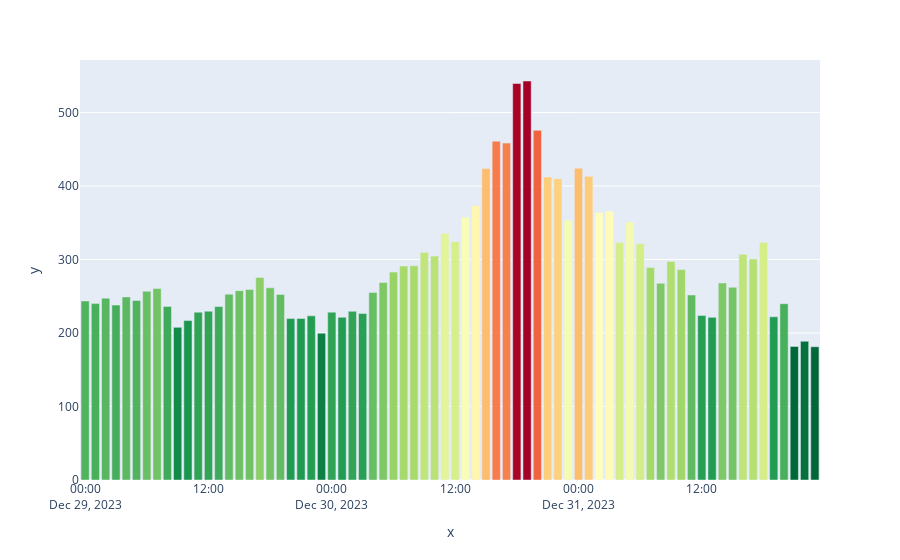

The notebook cell saved with this chart:
### Code cell
cmap = plt.get_cmap("RdYlGn_r")

y = co2_predictions
x = time_axis
y_scaled = (y-np.min(y))/(np.max(y)-np.min(y))

plotly_colormap = [
    f'rgb{tuple(int(256 * x_) for x_ in cmap(y_)[:-1])}' for y_ in y_scaled]

fig = px.bar(x=x, y=y, color=x,
             color_discrete_sequence=plotly_colormap).update_layout(showlegend=False)

fig.show()

### Figure 1 — Plotly figure (JSON) as saved in the notebook; plotly's stock layout.template omitted (floating-point values rounded to 4 significant figures)
{"data": [{"alignmentgroup": "True", "hovertemplate": "color=2023-12-29 00:00:00<br>x=%{x}<br>y=%{y}<extra></extra>", "legendgroup": "2023-12-29 00:00:00", "marker": {"color": "rgb(81, 179, 94)", "pattern": {"shape": ""}}, "name": "2023-12-29 00:00:00", "offsetgroup": "2023-12-29 00:00:00", "orientation": "v", "showlegend": true, "textposition": "auto", "type": "bar", "x": ["2023-12-29 00:00:00"], "xaxis": "x", "y": [243.5], "yaxis": "y"}, {"alignmentgroup": "True", "hovertemplate": "color=2023-12-29 01:00:00<br>x=%{x}<br>y=%{y}<extra></extra>", "legendgroup": "2023-12-29 01:00:00", "marker": {"color": "rgb(72, 175, 91)", "pattern": {"shape": ""}}, "name": "2023-12-29 01:00:00", "offsetgroup": "2023-12-29 01:00:00", "orientation": "v", "showlegend": true, "textposition": "auto", "type": "bar", "x": ["2023-12-29 01:00:00"], "xaxis": "x", "y": [240.0], "yaxis": "y"}, {"alignmentgroup": "True", "hovertemplate": "color=2023-12-29 02:00:00<br>x=%{x}<br>y=%{y}<extra></extra>", "legendgroup": "2023-12-29 02:00:00", "marker": {"color": "rgb(87, 182, 95)", "pattern": {"shape": ""}}, "name": "2023-12-29 02:00:00", "offsetgroup": "2023-12-29 02:00:00", "orientation": "v", "showlegend": true, "textposition": "auto", "type": "bar", "x": ["2023-12-29 02:00:00"], "xaxis": "x", "y": [247.4], "yaxis": "y"}, {"alignmentgroup": "True", "hovertemplate": "color=2023-12-29 03:00:00<br>x=%{x}<br>y=%{y}<extra></extra>", "legendgroup": "2023-12-29 03:00:00", "marker": {"color": "rgb(69, 173, 91)", "pattern": {"shape": ""}}, "name": "2023-12-29 03:00:00", "offsetgroup": "2023-12-29 03:00:00", "orientation": "v", "showlegend": true, "textposition": "auto", "type": "bar", "x": ["2023-12-29 03:00:00"], "xaxis": "x", "y": [238.0], "yaxis": "y"}, {"alignmentgroup": "True", "hovertemplate": "color=2023-12-29 04:00:00<br>x=%{x}<br>y=%{y}<extra></extra>", "legendgroup": "2023-12-29 04:00:00", "marker": {"color": "rgb(93, 185, 97)", "pattern": {"shape": ""}}, "name": "2023-12-29 04:00:00", "offsetgroup": "2023-12-29 04:00:00", "orientation": "v", "showlegend": true, "textposition": "auto", "type": "bar", "x": ["2023-12-29 04:00:00"], "xaxis": "x", "y": [249.1], "yaxis": "y"}, {"alignmentgroup": "True", "hovertemplate": "color=2023-12-29 05:00:00<br>x=%{x}<br>y=%{y}<extra></extra>", "legendgroup": "2023-12-29 05:00:00", "marker": {"color": "rgb(81, 179, 94)", "pattern": {"shape": ""}}, "name": "2023-12-29 05:00:00", "offsetgroup": "2023-12-29 05:00:00", "orientation": "v", "showlegend": true, "textposition": "auto", "type": "bar", "x": ["2023-12-29 05:00:00"], "xaxis": "x", "y": [244.3], "yaxis": "y"}, {"alignmentgroup": "True", "hovertemplate": "color=2023-12-29 06:00:00<br>x=%{x}<br>y=%{y}<extra></extra>", "legendgroup": "2023-12-29 06:00:00", "marker": {"color": "rgb(107, 191, 99)", "pattern": {"shape": ""}}, "name": "2023-12-29 06:00:00", "offsetgroup": "2023-12-29 06:00:00", "orientation": "v", "showlegend": true, "textposition": "auto", "type": "bar", "x": ["2023-12-29 06:00:00"], "xaxis": "x", "y": [256.8], "yaxis": "y"}, {"alignmentgroup": "True", "hovertemplate": "color=2023-12-29 07:00:00<br>x=%{x}<br>y=%{y}<extra></extra>", "legendgroup": "2023-12-29 07:00:00", "marker": {"color": "rgb(114, 195, 100)", "pattern": {"shape": ""}}, "name": "2023-12-29 07:00:00", "offsetgroup": "2023-12-29 07:00:00", "orientation": "v", "showlegend": true, "textposition": "auto", "type": "bar", "x": ["2023-12-29 07:00:00"], "xaxis": "x", "y": [260.7], "yaxis": "y"}, {"alignmentgroup": "True", "hovertemplate": "color=2023-12-29 08:00:00<br>x=%{x}<br>y=%{y}<extra></extra>", "legendgroup": "2023-12-29 08:00:00", "marker": {"color": "rgb(63, 170, 89)", "pattern": {"shape": ""}}, "name": "2023-12-29 08:00:00", "offsetgroup": "2023-12-29 08:00:00", "orientation": "v", "showlegend": true, "textposition": "auto", "type": "bar", "x": ["2023-12-29 08:00:00"], "xaxis": "x", "y": [236.2], "yaxis": "y"}, {"alignmentgroup": "True", "hovertemplate": "color=2023-12-29 09:00:00<br>x=%{x}<br>y=%{y}<extra></extra>", "legendgroup": "2023-12-29 09:00:00", "marker": {"color": "rgb(18, 138, 72)", "pattern": {"shape": ""}}, "name": "2023-12-29 09:00:00", "offsetgroup": "2023-12-29 09:00:00", "orientation": "v", "showlegend": true, "textposition": "auto", "type": "bar", "x": ["2023-12-29 09:00:00"], "xaxis": "x", "y": [207.7], "yaxis": "y"}, {"alignmentgroup": "True", "hovertemplate": "color=2023-12-29 10:00:00<br>x=%{x}<br>y=%{y}<extra></extra>", "legendgroup": "2023-12-29 10:00:00", "marker": {"color": "rgb(25, 151, 79)", "pattern": {"shape": ""}}, "name": "2023-12-29 10:00:00", "offsetgroup": "2023-12-29 10:00:00", "orientation": "v", "showlegend": true, "textposition": "auto", "type": "bar", "x": ["2023-12-29 10:00:00"], "xaxis": "x", "y": [217.1], "yaxis": "y"}, {"alignmentgroup": "True", "hovertemplate": "color=2023-12-29 11:00:00<br>x=%{x}<br>y=%{y}<extra></extra>", "legendgroup": "2023-12-29 11:00:00", "marker": {"color": "rgb(48, 163, 85)", "pattern": {"shape": ""}}, "name": "2023-12-29 11:00:00", "offsetgroup": "2023-12-29 11:00:00", "orientation": "v", "showlegend": true, "textposition": "auto", "type": "bar", "x": ["2023-12-29 11:00:00"], "xaxis": "x", "y": [228.4], "yaxis": "y"}, {"alignmentgroup": "True", "hovertemplate": "color=2023-12-29 12:00:00<br>x=%{x}<br>y=%{y}<extra></extra>", "legendgroup": "2023-12-29 12:00:00", "marker": {"color": "rgb(51, 164, 86)", "pattern": {"shape": ""}}, "name": "2023-12-29 12:00:00", "offsetgroup": "2023-12-29 12:00:00", "orientation": "v", "showlegend": true, "textposition": "auto", "type": "bar", "x": ["2023-12-29 12:00:00"], "xaxis": "x", "y": [229.8], "yaxis": "y"}, {"alignmentgroup": "True", "hovertemplate": "color=2023-12-29 13:00:00<br>x=%{x}<br>y=%{y}<extra></extra>", "legendgroup": "2023-12-29 13:00:00", "marker": {"color": "rgb(63, 170, 89)", "pattern": {"shape": ""}}, "name": "2023-12-29 13:00:00", "offsetgroup": "2023-12-29 13:00:00", "orientation": "v", "showlegend": true, "textposition": "auto", "type": "bar", "x": ["2023-12-29 13:00:00"], "xaxis": "x", "y": [236.0], "yaxis": "y"}, {"alignmentgroup": "True", "hovertemplate": "color=2023-12-29 14:00:00<br>x=%{x}<br>y=%{y}<extra></extra>", "legendgroup": "2023-12-29 14:00:00", "marker": {"color": "rgb(99, 188, 98)", "pattern": {"shape": ""}}, "name": "2023-12-29 14:00:00", "offsetgroup": "2023-12-29 14:00:00", "orientation": "v", "showlegend": true, "textposition": "auto", "type": "bar", "x": ["2023-12-29 14:00:00"], "xaxis": "x", "y": [252.8], "yaxis": "y"}, {"alignmentgroup": "True", "hovertemplate": "color=2023-12-29 15:00:00<br>x=%{x}<br>y=%{y}<extra></extra>", "legendgroup": "2023-12-29 15:00:00", "marker": {"color": "rgb(109, 193, 100)", "pattern": {"shape": ""}}, "name": "2023-12-29 15:00:00", "offsetgroup": "2023-12-29 15:00:00", "orientation": "v", "showlegend": true, "textposition": "auto", "type": "bar", "x": ["2023-12-29 15:00:00"], "xaxis": "x", "y": [257.7], "yaxis": "y"}, {"alignmentgroup": "True", "hovertemplate": "color=2023-12-29 16:00:00<br>x=%{x}<br>y=%{y}<extra></extra>", "legendgroup": "2023-12-29 16:00:00", "marker": {"color": "rgb(112, 194, 100)", "pattern": {"shape": ""}}, "name": "2023-12-29 16:00:00", "offsetgroup": "2023-12-29 16:00:00", "orientation": "v", "showlegend": true, "textposition": "auto", "type": "bar", "x": ["2023-12-29 16:00:00"], "xaxis": "x", "y": [259.3], "yaxis": "y"}, {"alignmentgroup": "True", "hovertemplate": "color=2023-12-29 17:00:00<br>x=%{x}<br>y=%{y}<extra></extra>", "legendgroup": "2023-12-29 17:00:00", "marker": {"color": "rgb(140, 206, 103)", "pattern": {"shape": ""}}, "name": "2023-12-29 17:00:00", "offsetgroup": "2023-12-29 17:00:00", "orientation": "v", "showlegend": true, "textposition": "auto", "type": "bar", "x": ["2023-12-29 17:00:00"], "xaxis": "x", "y": [275.6], "yaxis": "y"}, {"alignmentgroup": "True", "hovertemplate": "color=2023-12-29 18:00:00<br>x=%{x}<br>y=%{y}<extra></extra>", "legendgroup": "2023-12-29 18:00:00", "marker": {"color": "rgb(114, 195, 100)", "pattern": {"shape": ""}}, "name": "2023-12-29 18:00:00", "offsetgroup": "2023-12-29 18:00:00", "orientation": "v", "showlegend": true, "textposition": "auto", "type": "bar", "x": ["2023-12-29 18:00:00"], "xaxis": "x", "y": [261.5], "yaxis": "y"}, {"alignmentgroup": "True", "hovertemplate": "color=2023-12-29 19:00:00<br>x=%{x}<br>y=%{y}<extra></extra>", "legendgroup": "2023-12-29 19:00:00", "marker": {"color": "rgb(99, 188, 98)", "pattern": {"shape": ""}}, "name": "2023-12-29 19:00:00", "offsetgroup": "2023-12-29 19:00:00", "orientation": "v", "showlegend": true, "textposition": "auto", "type": "bar", "x": ["2023-12-29 19:00:00"], "xaxis": "x", "y": [252.5], "yaxis": "y"}, {"alignmentgroup": "True", "hovertemplate": "color=2023-12-29 20:00:00<br>x=%{x}<br>y=%{y}<extra></extra>", "legendgroup": "2023-12-29 20:00:00", "marker": {"color": "rgb(30, 154, 81)", "pattern": {"shape": ""}}, "name": "2023-12-29 20:00:00", "offsetgroup": "2023-12-29 20:00:00", "orientation": "v", "showlegend": true, "textposition": "auto", "type": "bar", "x": ["2023-12-29 20:00:00"], "xaxis": "x", "y": [219.6], "yaxis": "y"}, {"alignmentgroup": "True", "hovertemplate": "color=2023-12-29 21:00:00<br>x=%{x}<br>y=%{y}<extra></extra>", "legendgroup": "2023-12-29 21:00:00", "marker": {"color": "rgb(30, 154, 81)", "pattern": {"shape": ""}}, "name": "2023-12-29 21:00:00", "offsetgroup": "2023-12-29 21:00:00", "orientation": "v", "showlegend": true, "textposition": "auto", "type": "bar", "x": ["2023-12-29 21:00:00"], "xaxis": "x", "y": [219.8], "yaxis": "y"}, {"alignmentgroup": "True", "hovertemplate": "color=2023-12-29 22:00:00<br>x=%{x}<br>y=%{y}<extra></extra>", "legendgroup": "2023-12-29 22:00:00", "marker": {"color": "rgb(36, 157, 82)", "pattern": {"shape": ""}}, "name": "2023-12-29 22:00:00", "offsetgroup": "2023-12-29 22:00:00", "orientation": "v", "showlegend": true, "textposition": "auto", "type": "bar", "x": ["2023-12-29 22:00:00"], "xaxis": "x", "y": [223.4], "yaxis": "y"}, {"alignmentgroup": "True", "hovertemplate": "color=2023-12-29 23:00:00<br>x=%{x}<br>y=%{y}<extra></extra>", "legendgroup": "2023-12-29 23:00:00", "marker": {"color": "rgb(13, 128, 68)", "pattern": {"shape": ""}}, "name": "2023-12-29 23:00:00", "offsetgroup": "2023-12-29 23:00:00", "orientation": "v", "showlegend": true, "textposition": "auto", "type": "bar", "x": ["2023-12-29 23:00:00"], "xaxis": "x", "y": [199.8], "yaxis": "y"}, {"alignmentgroup": "True", "hovertemplate": "color=2023-12-30 00:00:00<br>x=%{x}<br>y=%{y}<extra></extra>", "legendgroup": "2023-12-30 00:00:00", "marker": {"color": "rgb(48, 163, 85)", "pattern": {"shape": ""}}, "name": "2023-12-30 00:00:00", "offsetgroup": "2023-12-30 00:00:00", "orientation": "v", "showlegend": true, "textposition": "auto", "type": "bar", "x": ["2023-12-30 00:00:00"], "xaxis": "x", "y": [228.4], "yaxis": "y"}, {"alignmentgroup": "True", "hovertemplate": "color=2023-12-30 01:00:00<br>x=%{x}<br>y=%{y}<extra></extra>", "legendgroup": "2023-12-30 01:00:00", "marker": {"color": "rgb(33, 156, 82)", "pattern": {"shape": ""}}, "name": "2023-12-30 01:00:00", "offsetgroup": "2023-12-30 01:00:00", "orientation": "v", "showlegend": true, "textposition": "auto", "type": "bar", "x": ["2023-12-30 01:00:00"], "xaxis": "x", "y": [221.4], "yaxis": "y"}, {"alignmentgroup": "True", "hovertemplate": "color=2023-12-30 02:00:00<br>x=%{x}<br>y=%{y}<extra></extra>", "legendgroup": "2023-12-30 02:00:00", "marker": {"color": "rgb(51, 164, 86)", "pattern": {"shape": ""}}, "name": "2023-12-30 02:00:00", "offsetgroup": "2023-12-30 02:00:00", "orientation": "v", "showlegend": true, "textposition": "auto", "type": "bar", "x": ["2023-12-30 02:00:00"], "xaxis": "x", "y": [229.5], "yaxis": "y"}, {"alignmentgroup": "True", "hovertemplate": "color=2023-12-30 03:00:00<br>x=%{x}<br>y=%{y}<extra></extra>", "legendgroup": "2023-12-30 03:00:00", "marker": {"color": "rgb(42, 160, 84)", "pattern": {"shape": ""}}, "name": "2023-12-30 03:00:00", "offsetgroup": "2023-12-30 03:00:00", "orientation": "v", "showlegend": true, "textposition": "auto", "type": "bar", "x": ["2023-12-30 03:00:00"], "xaxis": "x", "y": [226.5], "yaxis": "y"}, {"alignmentgroup": "True", "hovertemplate": "color=2023-12-30 04:00:00<br>x=%{x}<br>y=%{y}<extra></extra>", "legendgroup": "2023-12-30 04:00:00", "marker": {"color": "rgb(104, 190, 99)", "pattern": {"shape": ""}}, "name": "2023-12-30 04:00:00", "offsetgroup": "2023-12-30 04:00:00", "orientation": "v", "showlegend": true, "textposition": "auto", "type": "bar", "x": ["2023-12-30 04:00:00"], "xaxis": "x", "y": [255.2], "yaxis": "y"}, {"alignmentgroup": "True", "hovertemplate": "color=2023-12-30 05:00:00<br>x=%{x}<br>y=%{y}<extra></extra>", "legendgroup": "2023-12-30 05:00:00", "marker": {"color": "rgb(127, 200, 102)", "pattern": {"shape": ""}}, "name": "2023-12-30 05:00:00", "offsetgroup": "2023-12-30 05:00:00", "orientation": "v", "showlegend": true, "textposition": "auto", "type": "bar", "x": ["2023-12-30 05:00:00"], "xaxis": "x", "y": [268.7], "yaxis": "y"}, {"alignmentgroup": "True", "hovertemplate": "color=2023-12-30 06:00:00<br>x=%{x}<br>y=%{y}<extra></extra>", "legendgroup": "2023-12-30 06:00:00", "marker": {"color": "rgb(152, 211, 104)", "pattern": {"shape": ""}}, "name": "2023-12-30 06:00:00", "offsetgroup": "2023-12-30 06:00:00", "orientation": "v", "showlegend": true, "textposition": "auto", "type": "bar", "x": ["2023-12-30 06:00:00"], "xaxis": "x", "y": [282.9], "yaxis": "y"}, {"alignmentgroup": "True", "hovertemplate": "color=2023-12-30 07:00:00<br>x=%{x}<br>y=%{y}<extra></extra>", "legendgroup": "2023-12-30 07:00:00", "marker": {"color": "rgb(167, 218, 107)", "pattern": {"shape": ""}}, "name": "2023-12-30 07:00:00", "offsetgroup": "2023-12-30 07:00:00", "orientation": "v", "showlegend": true, "textposition": "auto", "type": "bar", "x": ["2023-12-30 07:00:00"], "xaxis": "x", "y": [291.1], "yaxis": "y"}, {"alignmentgroup": "True", "hovertemplate": "color=2023-12-30 08:00:00<br>x=%{x}<br>y=%{y}<extra></extra>", "legendgroup": "2023-12-30 08:00:00", "marker": {"color": "rgb(169, 219, 108)", "pattern": {"shape": ""}}, "name": "2023-12-30 08:00:00", "offsetgroup": "2023-12-30 08:00:00", "orientation": "v", "showlegend": true, "textposition": "auto", "type": "bar", "x": ["2023-12-30 08:00:00"], "xaxis": "x", "y": [291.6], "yaxis": "y"}, {"alignmentgroup": "True", "hovertemplate": "color=2023-12-30 09:00:00<br>x=%{x}<br>y=%{y}<extra></extra>", "legendgroup": "2023-12-30 09:00:00", "marker": {"color": "rgb(193, 229, 123)", "pattern": {"shape": ""}}, "name": "2023-12-30 09:00:00", "offsetgroup": "2023-12-30 09:00:00", "orientation": "v", "showlegend": true, "textposition": "auto", "type": "bar", "x": ["2023-12-30 09:00:00"], "xaxis": "x", "y": [309.7], "yaxis": "y"}, {"alignmentgroup": "True", "hovertemplate": "color=2023-12-30 10:00:00<br>x=%{x}<br>y=%{y}<extra></extra>", "legendgroup": "2023-12-30 10:00:00", "marker": {"color": "rgb(187, 226, 120)", "pattern": {"shape": ""}}, "name": "2023-12-30 10:00:00", "offsetgroup": "2023-12-30 10:00:00", "orientation": "v", "showlegend": true, "textposition": "auto", "type": "bar", "x": ["2023-12-30 10:00:00"], "xaxis": "x", "y": [304.6], "yaxis": "y"}, {"alignmentgroup": "True", "hovertemplate": "color=2023-12-30 11:00:00<br>x=%{x}<br>y=%{y}<extra></extra>", "legendgroup": "2023-12-30 11:00:00", "marker": {"color": "rgb(228, 244, 153)", "pattern": {"shape": ""}}, "name": "2023-12-30 11:00:00", "offsetgroup": "2023-12-30 11:00:00", "orientation": "v", "showlegend": true, "textposition": "auto", "type": "bar", "x": ["2023-12-30 11:00:00"], "xaxis": "x", "y": [335.6], "yaxis": "y"}, {"alignmentgroup": "True", "hovertemplate": "color=2023-12-30 12:00:00<br>x=%{x}<br>y=%{y}<extra></extra>", "legendgroup": "2023-12-30 12:00:00", "marker": {"color": "rgb(215, 239, 138)", "pattern": {"shape": ""}}, "name": "2023-12-30 12:00:00", "offsetgroup": "2023-12-30 12:00:00", "orientation": "v", "showlegend": true, "textposition": "auto", "type": "bar", "x": ["2023-12-30 12:00:00"], "xaxis": "x", "y": [324.3], "yaxis": "y"}, {"alignmentgroup": "True", "hovertemplate": "color=2023-12-30 13:00:00<br>x=%{x}<br>y=%{y}<extra></extra>", "legendgroup": "2023-12-30 13:00:00", "marker": {"color": "rgb(250, 253, 184)", "pattern": {"shape": ""}}, "name": "2023-12-30 13:00:00", "offsetgroup": "2023-12-30 13:00:00", "orientation": "v", "showlegend": true, "textposition": "auto", "type": "bar", "x": ["2023-12-30 13:00:00"], "xaxis": "x", "y": [357.5], "yaxis": "y"}, {"alignmentgroup": "True", "hovertemplate": "color=2023-12-30 14:00:00<br>x=%{x}<br>y=%{y}<extra></extra>", "legendgroup": "2023-12-30 14:00:00", "marker": {"color": "rgb(255, 246, 176)", "pattern": {"shape": ""}}, "name": "2023-12-30 14:00:00", "offsetgroup": "2023-12-30 14:00:00", "orientation": "v", "showlegend": true, "textposition": "auto", "type": "bar", "x": ["2023-12-30 14:00:00"], "xaxis": "x", "y": [373.3], "yaxis": "y"}, {"alignmentgroup": "True", "hovertemplate": "color=2023-12-30 15:00:00<br>x=%{x}<br>y=%{y}<extra></extra>", "legendgroup": "2023-12-30 15:00:00", "marker": {"color": "rgb(254, 189, 109)", "pattern": {"shape": ""}}, "name": "2023-12-30 15:00:00", "offsetgroup": "2023-12-30 15:00:00", "orientation": "v", "showlegend": true, "textposition": "auto", "type": "bar", "x": ["2023-12-30 15:00:00"], "xaxis": "x", "y": [423.7], "yaxis": "y"}, {"alignmentgroup": "True", "hovertemplate": "color=2023-12-30 16:00:00<br>x=%{x}<br>y=%{y}<extra></extra>", "legendgroup": "2023-12-30 16:00:00", "marker": {"color": "rgb(247, 124, 74)", "pattern": {"shape": ""}}, "name": "2023-12-30 16:00:00", "offsetgroup": "2023-12-30 16:00:00", "orientation": "v", "showlegend": true, "textposition": "auto", "type": "bar", "x": ["2023-12-30 16:00:00"], "xaxis": "x", "y": [461.0], "yaxis": "y"}, {"alignmentgroup": "True", "hovertemplate": "color=2023-12-30 17:00:00<br>x=%{x}<br>y=%{y}<extra></extra>", "legendgroup": "2023-12-30 17:00:00", "marker": {"color": "rgb(247, 129, 76)", "pattern": {"shape": ""}}, "name": "2023-12-30 17:00:00", "offsetgroup": "2023-12-30 17:00:00", "orientation": "v", "showlegend": true, "textposition": "auto", "type": "bar", "x": ["2023-12-30 17:00:00"], "xaxis": "x", "y": [458.4], "yaxis": "y"}, {"alignmentgroup": "True", "hovertemplate": "color=2023-12-30 18:00:00<br>x=%{x}<br>y=%{y}<extra></extra>", "legendgroup": "2023-12-30 18:00:00", "marker": {"color": "rgb(169, 3, 38)", "pattern": {"shape": ""}}, "name": "2023-12-30 18:00:00", "offsetgroup": "2023-12-30 18:00:00", "orientation": "v", "showlegend": true, "textposition": "auto", "type": "bar", "x": ["2023-12-30 18:00:00"], "xaxis": "x", "y": [539.5], "yaxis": "y"}, {"alignmentgroup": "True", "hovertemplate": "color=2023-12-30 19:00:00<br>x=%{x}<br>y=%{y}<extra></extra>", "legendgroup": "2023-12-30 19:00:00", "marker": {"color": "rgb(165, 0, 38)", "pattern": {"shape": ""}}, "name": "2023-12-30 19:00:00", "offsetgroup": "2023-12-30 19:00:00", "orientation": "v", "showlegend": true, "textposition": "auto", "type": "bar", "x": ["2023-12-30 19:00:00"], "xaxis": "x", "y": [542.9], "yaxis": "y"}, {"alignmentgroup": "True", "hovertemplate": "color=2023-12-30 20:00:00<br>x=%{x}<br>y=%{y}<extra></extra>", "legendgroup": "2023-12-30 20:00:00", "marker": {"color": "rgb(240, 99, 62)", "pattern": {"shape": ""}}, "name": "2023-12-30 20:00:00", "offsetgroup": "2023-12-30 20:00:00", "orientation": "v", "showlegend": true, "textposition": "auto", "type": "bar", "x": ["2023-12-30 20:00:00"], "xaxis": "x", "y": [475.8], "yaxis": "y"}, {"alignmentgroup": "True", "hovertemplate": "color=2023-12-30 21:00:00<br>x=%{x}<br>y=%{y}<extra></extra>", "legendgroup": "2023-12-30 21:00:00", "marker": {"color": "rgb(254, 205, 123)", "pattern": {"shape": ""}}, "name": "2023-12-30 21:00:00", "offsetgroup": "2023-12-30 21:00:00", "orientation": "v", "showlegend": true, "textposition": "auto", "type": "bar", "x": ["2023-12-30 21:00:00"], "xaxis": "x", "y": [412.4], "yaxis": "y"}, {"alignmentgroup": "True", "hovertemplate": "color=2023-12-30 22:00:00<br>x=%{x}<br>y=%{y}<extra></extra>", "legendgroup": "2023-12-30 22:00:00", "marker": {"color": "rgb(254, 209, 126)", "pattern": {"shape": ""}}, "name": "2023-12-30 22:00:00", "offsetgroup": "2023-12-30 22:00:00", "orientation": "v", "showlegend": true, "textposition": "auto", "type": "bar", "x": ["2023-12-30 22:00:00"], "xaxis": "x", "y": [410.0], "yaxis": "y"}, {"alignmentgroup": "True", "hovertemplate": "color=2023-12-30 23:00:00<br>x=%{x}<br>y=%{y}<extra></extra>", "legendgroup": "2023-12-30 23:00:00", "marker": {"color": "rgb(246, 251, 178)", "pattern": {"shape": ""}}, "name": "2023-12-30 23:00:00", "offsetgroup": "2023-12-30 23:00:00", "orientation": "v", "showlegend": true, "textposition": "auto", "type": "bar", "x": ["2023-12-30 23:00:00"], "xaxis": "x", "y": [353.5], "yaxis": "y"}, {"alignmentgroup": "True", "hovertemplate": "color=2023-12-31 00:00:00<br>x=%{x}<br>y=%{y}<extra></extra>", "legendgroup": "2023-12-31 00:00:00", "marker": {"color": "rgb(254, 189, 109)", "pattern": {"shape": ""}}, "name": "2023-12-31 00:00:00", "offsetgroup": "2023-12-31 00:00:00", "orientation": "v", "showlegend": true, "textposition": "auto", "type": "bar", "x": ["2023-12-31 00:00:00"], "xaxis": "x", "y": [424.2], "yaxis": "y"}, {"alignmentgroup": "True", "hovertemplate": "color=2023-12-31 01:00:00<br>x=%{x}<br>y=%{y}<extra></extra>", "legendgroup": "2023-12-31 01:00:00", "marker": {"color": "rgb(254, 203, 121)", "pattern": {"shape": ""}}, "name": "2023-12-31 01:00:00", "offsetgroup": "2023-12-31 01:00:00", "orientation": "v", "showlegend": true, "textposition": "auto", "type": "bar", "x": ["2023-12-31 01:00:00"], "xaxis": "x", "y": [413.1], "yaxis": "y"}, {"alignmentgroup": "True", "hovertemplate": "color=2023-12-31 02:00:00<br>x=%{x}<br>y=%{y}<extra></extra>", "legendgroup": "2023-12-31 02:00:00", "marker": {"color": "rgb(255, 254, 188)", "pattern": {"shape": ""}}, "name": "2023-12-31 02:00:00", "offsetgroup": "2023-12-31 02:00:00", "orientation": "v", "showlegend": true, "textposition": "auto", "type": "bar", "x": ["2023-12-31 02:00:00"], "xaxis": "x", "y": [363.9], "yaxis": "y"}, {"alignmentgroup": "True", "hovertemplate": "color=2023-12-31 03:00:00<br>x=%{x}<br>y=%{y}<extra></extra>", "legendgroup": "2023-12-31 03:00:00", "marker": {"color": "rgb(255, 252, 186)", "pattern": {"shape": ""}}, "name": "2023-12-31 03:00:00", "offsetgroup": "2023-12-31 03:00:00", "orientation": "v", "showlegend": true, "textposition": "auto", "type": "bar", "x": ["2023-12-31 03:00:00"], "xaxis": "x", "y": [365.7], "yaxis": "y"}, {"alignmentgroup": "True", "hovertemplate": "color=2023-12-31 04:00:00<br>x=%{x}<br>y=%{y}<extra></extra>", "legendgroup": "2023-12-31 04:00:00", "marker": {"color": "rgb(213, 238, 136)", "pattern": {"shape": ""}}, "name": "2023-12-31 04:00:00", "offsetgroup": "2023-12-31 04:00:00", "orientation": "v", "showlegend": true, "textposition": "auto", "type": "bar", "x": ["2023-12-31 04:00:00"], "xaxis": "x", "y": [323.0], "yaxis": "y"}, {"alignmentgroup": "True", "hovertemplate": "color=2023-12-31 05:00:00<br>x=%{x}<br>y=%{y}<extra></extra>", "legendgroup": "2023-12-31 05:00:00", "marker": {"color": "rgb(244, 251, 176)", "pattern": {"shape": ""}}, "name": "2023-12-31 05:00:00", "offsetgroup": "2023-12-31 05:00:00", "orientation": "v", "showlegend": true, "textposition": "auto", "type": "bar", "x": ["2023-12-31 05:00:00"], "xaxis": "x", "y": [350.9], "yaxis": "y"}, {"alignmentgroup": "True", "hovertemplate": "color=2023-12-31 06:00:00<br>x=%{x}<br>y=%{y}<extra></extra>", "legendgroup": "2023-12-31 06:00:00", "marker": {"color": "rgb(211, 237, 135)", "pattern": {"shape": ""}}, "name": "2023-12-31 06:00:00", "offsetgroup": "2023-12-31 06:00:00", "orientation": "v", "showlegend": true, "textposition": "auto", "type": "bar", "x": ["2023-12-31 06:00:00"], "xaxis": "x", "y": [321.6], "yaxis": "y"}, {"alignmentgroup": "True", "hovertemplate": "color=2023-12-31 07:00:00<br>x=%{x}<br>y=%{y}<extra></extra>", "legendgroup": "2023-12-31 07:00:00", "marker": {"color": "rgb(165, 217, 106)", "pattern": {"shape": ""}}, "name": "2023-12-31 07:00:00", "offsetgroup": "2023-12-31 07:00:00", "orientation": "v", "showlegend": true, "textposition": "auto", "type": "bar", "x": ["2023-12-31 07:00:00"], "xaxis": "x", "y": [289.2], "yaxis": "y"}, {"alignmentgroup": "True", "hovertemplate": "color=2023-12-31 08:00:00<br>x=%{x}<br>y=%{y}<extra></extra>", "legendgroup": "2023-12-31 08:00:00", "marker": {"color": "rgb(127, 200, 102)", "pattern": {"shape": ""}}, "name": "2023-12-31 08:00:00", "offsetgroup": "2023-12-31 08:00:00", "orientation": "v", "showlegend": true, "textposition": "auto", "type": "bar", "x": ["2023-12-31 08:00:00"], "xaxis": "x", "y": [267.7], "yaxis": "y"}, {"alignmentgroup": "True", "hovertemplate": "color=2023-12-31 09:00:00<br>x=%{x}<br>y=%{y}<extra></extra>", "legendgroup": "2023-12-31 09:00:00", "marker": {"color": "rgb(177, 222, 113)", "pattern": {"shape": ""}}, "name": "2023-12-31 09:00:00", "offsetgroup": "2023-12-31 09:00:00", "orientation": "v", "showlegend": true, "textposition": "auto", "type": "bar", "x": ["2023-12-31 09:00:00"], "xaxis": "x", "y": [297.5], "yaxis": "y"}, {"alignmentgroup": "True", "hovertemplate": "color=2023-12-31 10:00:00<br>x=%{x}<br>y=%{y}<extra></extra>", "legendgroup": "2023-12-31 10:00:00", "marker": {"color": "rgb(160, 215, 105)", "pattern": {"shape": ""}}, "name": "2023-12-31 10:00:00", "offsetgroup": "2023-12-31 10:00:00", "orientation": "v", "showlegend": true, "textposition": "auto", "type": "bar", "x": ["2023-12-31 10:00:00"], "xaxis": "x", "y": [286.3], "yaxis": "y"}, {"alignmentgroup": "True", "hovertemplate": "color=2023-12-31 11:00:00<br>x=%{x}<br>y=%{y}<extra></extra>", "legendgroup": "2023-12-31 11:00:00", "marker": {"color": "rgb(96, 186, 97)", "pattern": {"shape": ""}}, "name": "2023-12-31 11:00:00", "offsetgroup": "2023-12-31 11:00:00", "orientation": "v", "showlegend": true, "textposition": "auto", "type": "bar", "x": ["2023-12-31 11:00:00"], "xaxis": "x", "y": [251.8], "yaxis": "y"}, {"alignmentgroup": "True", "hovertemplate": "color=2023-12-31 12:00:00<br>x=%{x}<br>y=%{y}<extra></extra>", "legendgroup": "2023-12-31 12:00:00", "marker": {"color": "rgb(39, 159, 83)", "pattern": {"shape": ""}}, "name": "2023-12-31 12:00:00", "offsetgroup": "2023-12-31 12:00:00", "orientation": "v", "showlegend": true, "textposition": "auto", "type": "bar", "x": ["2023-12-31 12:00:00"], "xaxis": "x", "y": [224.0], "yaxis": "y"}, {"alignmentgroup": "True", "hovertemplate": "color=2023-12-31 13:00:00<br>x=%{x}<br>y=%{y}<extra></extra>", "legendgroup": "2023-12-31 13:00:00", "marker": {"color": "rgb(33, 156, 82)", "pattern": {"shape": ""}}, "name": "2023-12-31 13:00:00", "offsetgroup": "2023-12-31 13:00:00", "orientation": "v", "showlegend": true, "textposition": "auto", "type": "bar", "x": ["2023-12-31 13:00:00"], "xaxis": "x", "y": [221.3], "yaxis": "y"}, {"alignmentgroup": "True", "hovertemplate": "color=2023-12-31 14:00:00<br>x=%{x}<br>y=%{y}<extra></extra>", "legendgroup": "2023-12-31 14:00:00", "marker": {"color": "rgb(127, 200, 102)", "pattern": {"shape": ""}}, "name": "2023-12-31 14:00:00", "offsetgroup": "2023-12-31 14:00:00", "orientation": "v", "showlegend": true, "textposition": "auto", "type": "bar", "x": ["2023-12-31 14:00:00"], "xaxis": "x", "y": [268.1], "yaxis": "y"}, {"alignmentgroup": "True", "hovertemplate": "color=2023-12-31 15:00:00<br>x=%{x}<br>y=%{y}<extra></extra>", "legendgroup": "2023-12-31 15:00:00", "marker": {"color": "rgb(117, 196, 101)", "pattern": {"shape": ""}}, "name": "2023-12-31 15:00:00", "offsetgroup": "2023-12-31 15:00:00", "orientation": "v", "showlegend": true, "textposition": "auto", "type": "bar", "x": ["2023-12-31 15:00:00"], "xaxis": "x", "y": [262.3], "yaxis": "y"}, {"alignmentgroup": "True", "hovertemplate": "color=2023-12-31 16:00:00<br>x=%{x}<br>y=%{y}<extra></extra>", "legendgroup": "2023-12-31 16:00:00", "marker": {"color": "rgb(191, 228, 122)", "pattern": {"shape": ""}}, "name": "2023-12-31 16:00:00", "offsetgroup": "2023-12-31 16:00:00", "orientation": "v", "showlegend": true, "textposition": "auto", "type": "bar", "x": ["2023-12-31 16:00:00"], "xaxis": "x", "y": [307.1], "yaxis": "y"}, {"alignmentgroup": "True", "hovertemplate": "color=2023-12-31 17:00:00<br>x=%{x}<br>y=%{y}<extra></extra>", "legendgroup": "2023-12-31 17:00:00", "marker": {"color": "rgb(181, 224, 116)", "pattern": {"shape": ""}}, "name": "2023-12-31 17:00:00", "offsetgroup": "2023-12-31 17:00:00", "orientation": "v", "showlegend": true, "textposition": "auto", "type": "bar", "x": ["2023-12-31 17:00:00"], "xaxis": "x", "y": [300.6], "yaxis": "y"}, {"alignmentgroup": "True", "hovertemplate": "color=2023-12-31 18:00:00<br>x=%{x}<br>y=%{y}<extra></extra>", "legendgroup": "2023-12-31 18:00:00", "marker": {"color": "rgb(213, 238, 136)", "pattern": {"shape": ""}}, "name": "2023-12-31 18:00:00", "offsetgroup": "2023-12-31 18:00:00", "orientation": "v", "showlegend": true, "textposition": "auto", "type": "bar", "x": ["2023-12-31 18:00:00"], "xaxis": "x", "y": [323.3], "yaxis": "y"}, {"alignmentgroup": "True", "hovertemplate": "color=2023-12-31 19:00:00<br>x=%{x}<br>y=%{y}<extra></extra>", "legendgroup": "2023-12-31 19:00:00", "marker": {"color": "rgb(33, 156, 82)", "pattern": {"shape": ""}}, "name": "2023-12-31 19:00:00", "offsetgroup": "2023-12-31 19:00:00", "orientation": "v", "showlegend": true, "textposition": "auto", "type": "bar", "x": ["2023-12-31 19:00:00"], "xaxis": "x", "y": [222.1], "yaxis": "y"}, {"alignmentgroup": "True", "hovertemplate": "color=2023-12-31 20:00:00<br>x=%{x}<br>y=%{y}<extra></extra>", "legendgroup": "2023-12-31 20:00:00", "marker": {"color": "rgb(72, 175, 91)", "pattern": {"shape": ""}}, "name": "2023-12-31 20:00:00", "offsetgroup": "2023-12-31 20:00:00", "orientation": "v", "showlegend": true, "textposition": "auto", "type": "bar", "x": ["2023-12-31 20:00:00"], "xaxis": "x", "y": [239.9], "yaxis": "y"}, {"alignmentgroup": "True", "hovertemplate": "color=2023-12-31 21:00:00<br>x=%{x}<br>y=%{y}<extra></extra>", "legendgroup": "2023-12-31 21:00:00", "marker": {"color": "rgb(0, 104, 55)", "pattern": {"shape": ""}}, "name": "2023-12-31 21:00:00", "offsetgroup": "2023-12-31 21:00:00", "orientation": "v", "showlegend": true, "textposition": "auto", "type": "bar", "x": ["2023-12-31 21:00:00"], "xaxis": "x", "y": [181.7], "yaxis": "y"}, {"alignmentgroup": "True", "hovertemplate": "color=2023-12-31 22:00:00<br>x=%{x}<br>y=%{y}<extra></extra>", "legendgroup": "2023-12-31 22:00:00", "marker": {"color": "rgb(5, 113, 60)", "pattern": {"shape": ""}}, "name": "2023-12-31 22:00:00", "offsetgroup": "2023-12-31 22:00:00", "orientation": "v", "showlegend": true, "textposition": "auto", "type": "bar", "x": ["2023-12-31 22:00:00"], "xaxis": "x", "y": [188.8], "yaxis": "y"}, {"alignmentgroup": "True", "hovertemplate": "color=2023-12-31 23:00:00<br>x=%{x}<br>y=%{y}<extra></extra>", "legendgroup": "2023-12-31 23:00:00", "marker": {"color": "rgb(0, 104, 55)", "pattern": {"shape": ""}}, "name": "2023-12-31 23:00:00", "offsetgroup": "2023-12-31 23:00:00", "orientation": "v", "showlegend": true, "textposition": "auto", "type": "bar", "x": ["2023-12-31 23:00:00"], "xaxis": "x", "y": [181.3], "yaxis": "y"}], "layout": {"barmode": "relative", "legend": {"title": {"text": "color"}, "tracegroupgap": 0}, "margin": {"t": 60}, "showlegend": false, "xaxis": {"anchor": "y", "domain": [0, 1], "title": {"text": "x"}}, "yaxis": {"anchor": "x", "domain": [0, 1], "title": {"text": "y"}}}}
